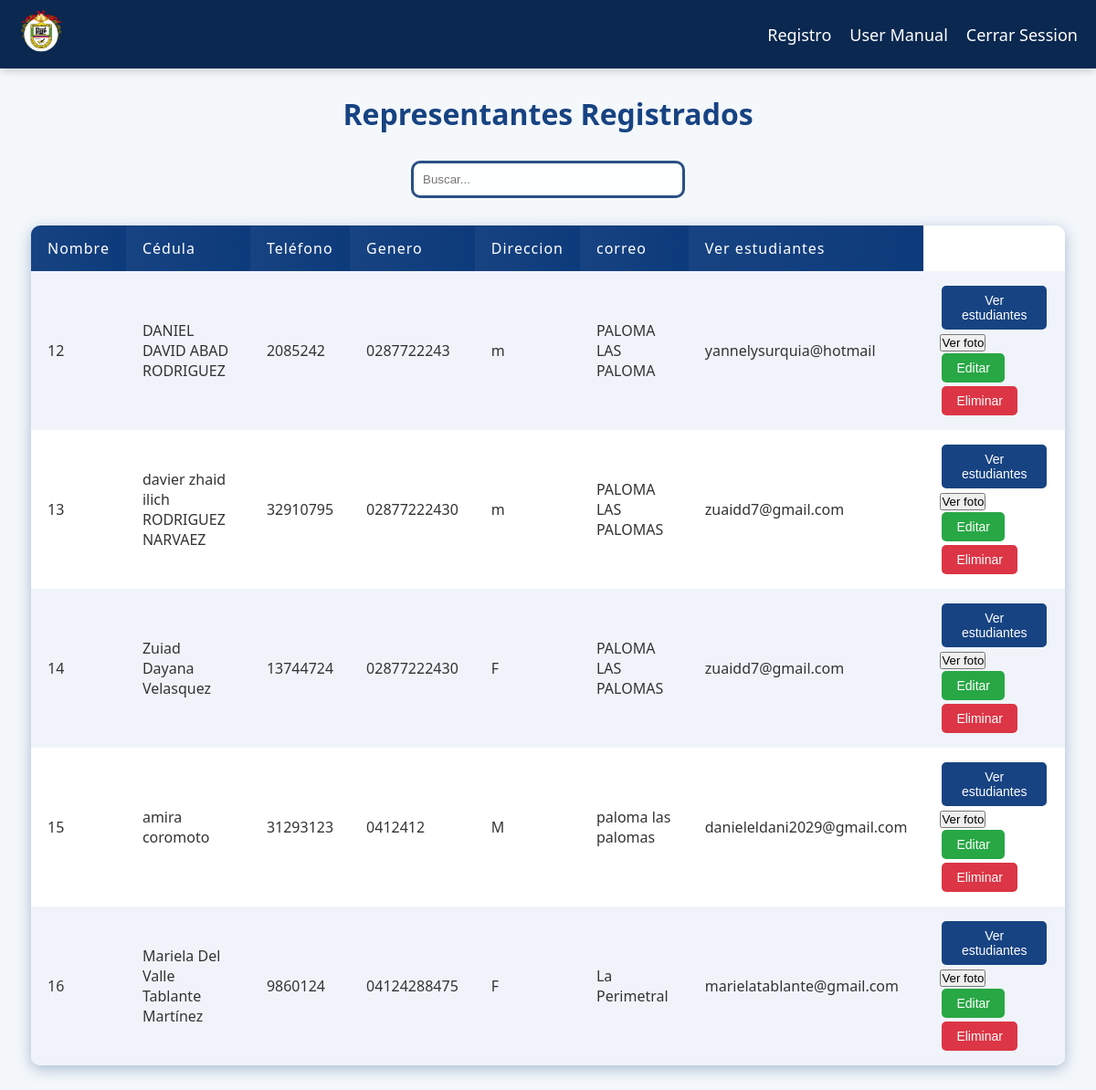
The page /gestion.php (signed in) on the database its author committed.
### tables this page shows
CREATE TABLE `representantes` (
  `id` int(11) NOT NULL,
  `cedula` varchar(20) NOT NULL,
  `nombre` varchar(100) NOT NULL,
  `apellido` varchar(100) NOT NULL,
  `telefono` varchar(20) DEFAULT NULL,
  `correo` varchar(100) DEFAULT NULL,
  `genero` varchar(1) DEFAULT NULL,
  `direccion` varchar(255) DEFAULT NULL,
  `parentesco` varchar(20) DEFAULT NULL
);

### acciones/gestionEstudiantes.php (called while the page is built, shortened)
<?php
include("conexion.php");
$result = mysqli_query($enlace, "SELECT * FROM representantes");
?>

### gestion.php (the view, shortened to what this page needs)
<?php
include('acciones/editar_estudiante.php');
include ('acciones/gestionEstudiantes.php');
?>
<!DOCTYPE html>
<html lang="es">
<head>
    <link rel="stylesheet" href="style/style3.css">
</head>
<body>
    <nav>
        <div class="logo-container">
            <a href="docs/Reseña Histórica del Liceo Privado.docx" download="Reseña_Histórica_Maria_Natividad_Cotua.word">
                <img src="img/logo.png" alt="Logo" class="logo">
            </a>
        </div>
        <div class="nav-links">
            <a href="registro_gestion.php">Registro</a>
            <a download="ManualdeUsuario.pdf">User Manual</a>
            <a href="acciones/logout.php">Cerrar Session</a>
        </div>
    </nav>
    <h1>Representantes Registrados</h1>
    <input class="input-busqueda" oninput="this.value = this.value.replace(/[^0-9]/g, '')" type="text" id="buscador" placeholder="Buscar...">
    <table>
        <tr>
            <th>Nombre</th>
            <th>Cédula</th>
            <th>Teléfono</th>
            <th>Genero</th>
            <th>Direccion</th>
            <th>correo</th>
            <th>Ver estudiantes</th>
        </tr>
        <?php while($row = mysqli_fetch_assoc($result)): ?>
        <tr>
            <td><?php echo htmlspecialchars($row['id'])  ?></td>
            <td><?php echo htmlspecialchars($row['nombre'] . " " . $row['apellido']); ?></td>
            <td><?php echo htmlspecialchars($row['cedula']); ?></td>
            <td><?php echo htmlspecialchars($row['telefono']); ?></td>
            <td><?php echo htmlspecialchars($row['genero'])?></td>
            <td><?php echo htmlspecialchars($row['direccion'])?></td>
            <td><?php echo htmlspecialchars($row['correo'])?></td>
            <td>
                <button class="ver-estudiantes-btn" data-id="<?php echo $row['id']; ?>" data-nombre="<?php echo htmlspecialchars($row['nombre'] . " " . $row['apellido']); ?>">
                    Ver estudiantes
                </button>
                <button class="ver-foto" data-id="<?php echo $row['id']?>">Ver foto</button>
                <button class="editar-btn" onclick="abrirModalEditar(
                        '<?php echo $row['id']; ?>',
                        '<?php echo addslashes($row['nombre']); ?>',
                        '<?php echo addslashes($row['apellido']); ?>',
                        '<?php echo $row['telefono']; ?>',
                        '<?php echo addslashes($row['correo']); ?>',
                        '<?php echo addslashes($row['direccion']); ?>',
                        '<?php echo $row['cedula']; ?>'
                    )">Editar
                </button>
                <form method="post" style="display:inline;">
                    <button type="submit" class="eliminar-representante-btn" onclick="return confirm('¿Seguro que deseas eliminar este representante?')">
                        Eliminar
                    </button>
                </form>
            </td>
        </tr>
        <?php endwhile; ?>
    </table>
</body>
</html>

### style/style3.css (style rules this page uses)
* { box-sizing: border-box; margin: 0; padding: 0; }
body { background: #f4f8fb; font-family: 'Segoe UI', Arial, sans-serif; padding: 30px; color: #333; padding-top: 80px; }
nav { position: fixed; top: 0; left: 0; right: 0; display: flex; justify-content: space-between; align-items: center; padding: 10px 20px; background-color: #0a2850; box-shadow: 0 2px 10px rgba(0, 0, 0, 0.2); z-index: 1000; }
.nav-links { display: flex; gap: 20px; }
nav a { color: #fff; text-decoration: none; font-size: 18px; font-weight: 500; position: relative; padding: 5px 0; transition: color 0.3s ease; cursor: pointer; }
nav a::after { content: ''; position: absolute; bottom: 0; left: 0; height: 2px; width: 0; background: linear-gradient(to right, #8c8f93, #ffffff); transition: width 0.3s ease; }
.logo-container { position: relative; display: inline-block; }
.logo { height: 50px; transition: transform 0.3s ease; }
h1 { margin-top: 2%; text-align: center; color: #174382; }
.input-busqueda { border: 3px solid rgba(20, 60, 120, 0.9); padding: 10px; background-color: rgba(255, 255, 255, 0.9); border-radius: 10px; color: #000; display: block; margin: 30px auto; outline: none; width: 300px; }
table { margin: 30px auto; width: 99.3%; border-collapse: collapse; background: #fff; box-shadow: 0 4px 16px rgba(23, 68, 130, 0.345); border-radius: 10px; overflow: hidden; }
th, td { padding: 14px 18px; text-align: left; }
th { background: linear-gradient(to right, #174382, #0d3a7a); color: #fff; font-weight: 500; letter-spacing: 1px; }
tr:nth-child(even) { background: #f0f4fa; }
.ver-estudiantes-btn, .eliminar-representante-btn, .editar-btn, .btn-ver-detalle { border: none; border-radius: 5px; padding: 8px 16px; font-size: 14px; cursor: pointer; transition: all 0.3s ease; margin: 2px; }
.ver-estudiantes-btn { background: #174382; color: #fff; }
.editar-btn { background: #28a745; color: #fff; }
.eliminar-representante-btn { background: #dc3545; color: #fff; }

### rows shown on the page
representantes: id "12", nombre+apellido "DANIEL DAVID ABAD RODRIGUEZ", cedula "2085242", telefono "0287722243", genero "m", direccion "PALOMA LAS PALOMA", correo "yannelysurquia@hotmail"
representantes: id "13", nombre+apellido "davier zhaid ilich RODRIGUEZ NARVAEZ", cedula "32910795", telefono "02877222430", genero "m", direccion "PALOMA LAS PALOMAS", correo "zuaidd7@gmail.com"
representantes: id "14", nombre+apellido "Zuiad Dayana Velasquez", cedula "13744724", telefono "02877222430", genero "F", direccion "PALOMA LAS PALOMAS", correo "zuaidd7@gmail.com"
representantes: id "15", nombre+apellido "amira coromoto", cedula "31293123", telefono "0412412", genero "M", direccion "paloma las palomas", correo "danieleldani2029@gmail.com"
representantes: id "16", nombre+apellido "Mariela Del Valle Tablante Martínez", cedula "9860124", telefono "04124288475", genero "F", direccion "La Perimetral", correo "marielatablante@gmail.com"
